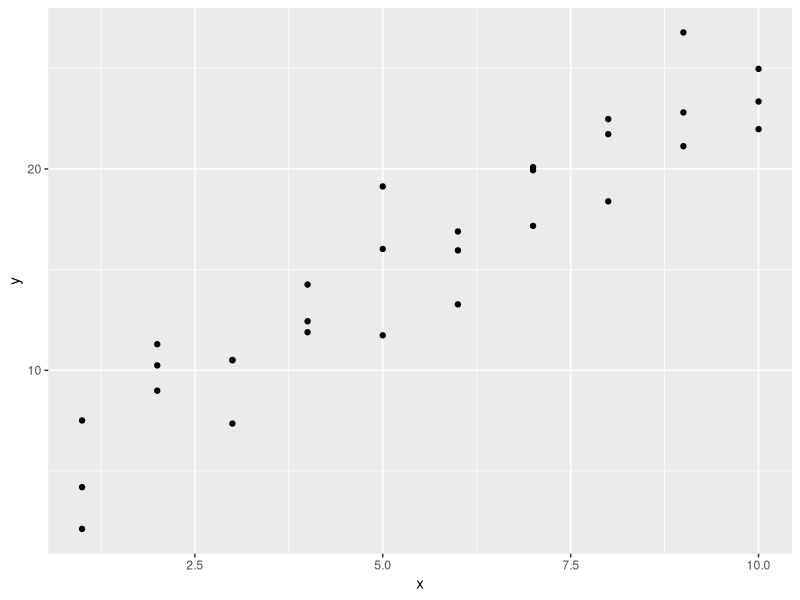
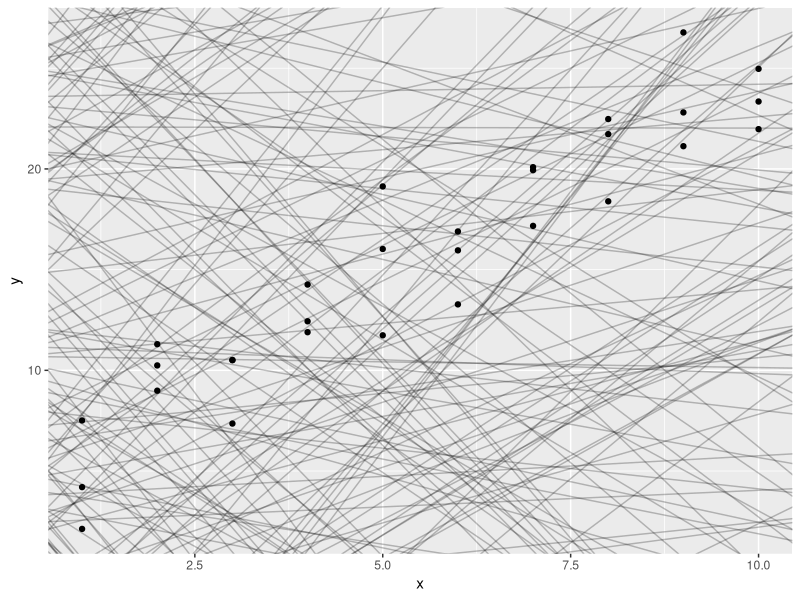
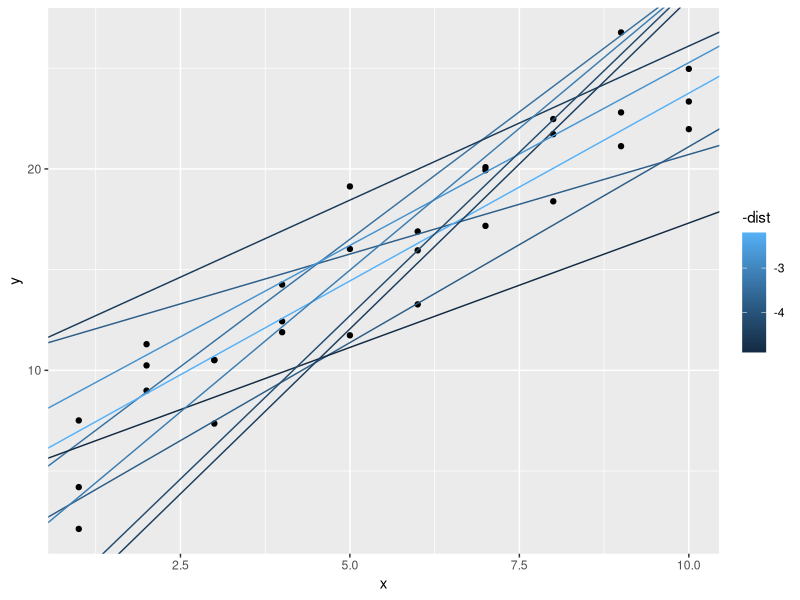
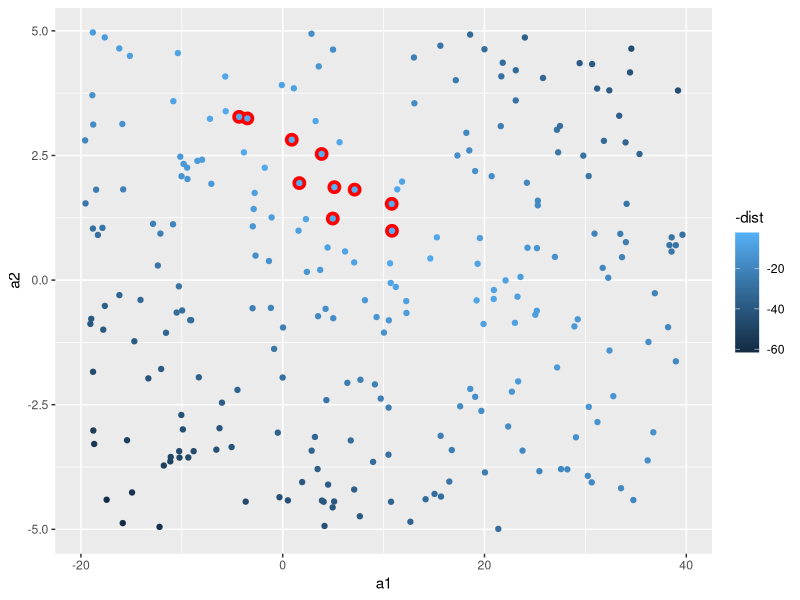
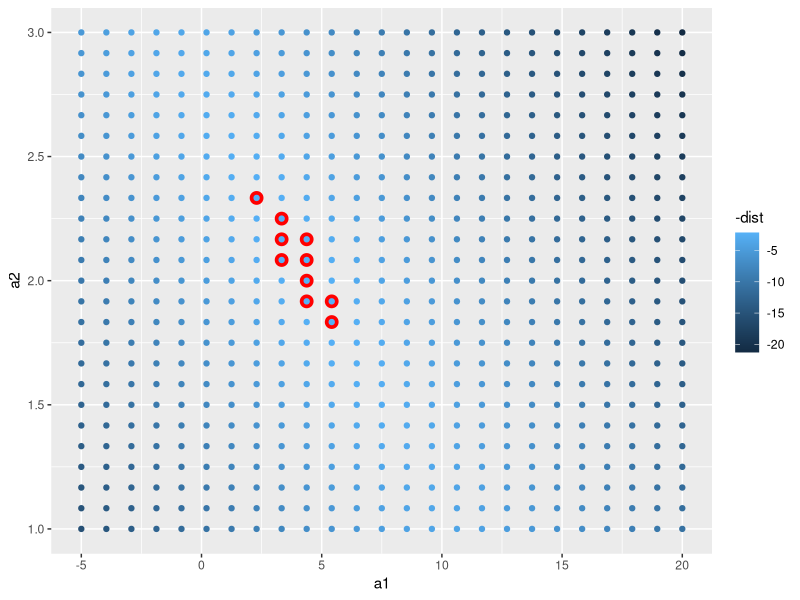
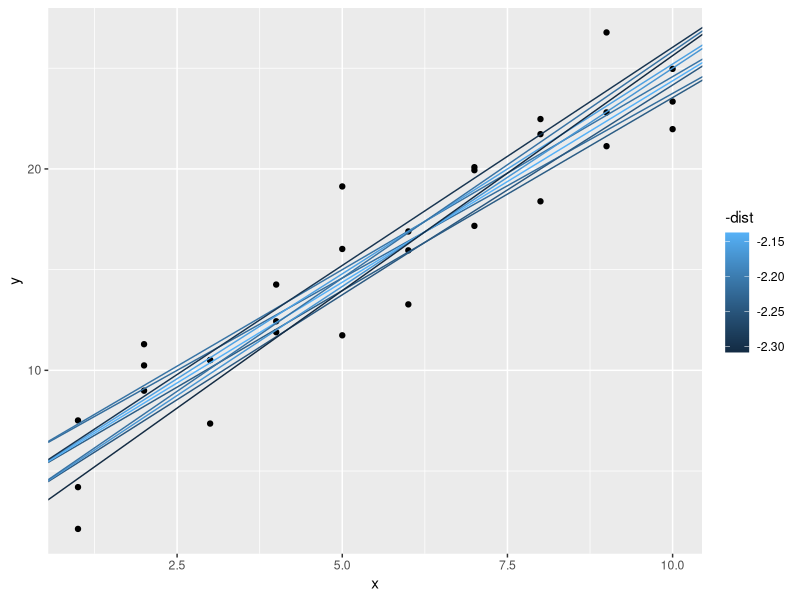
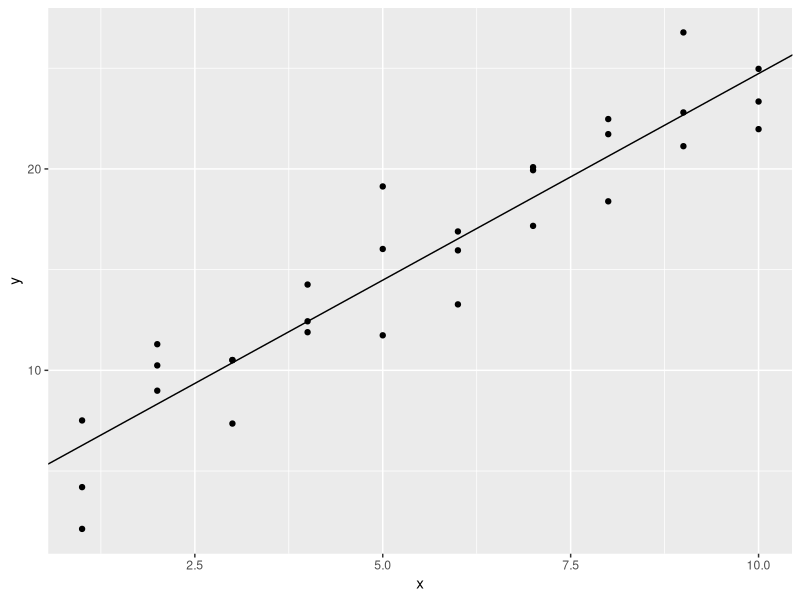
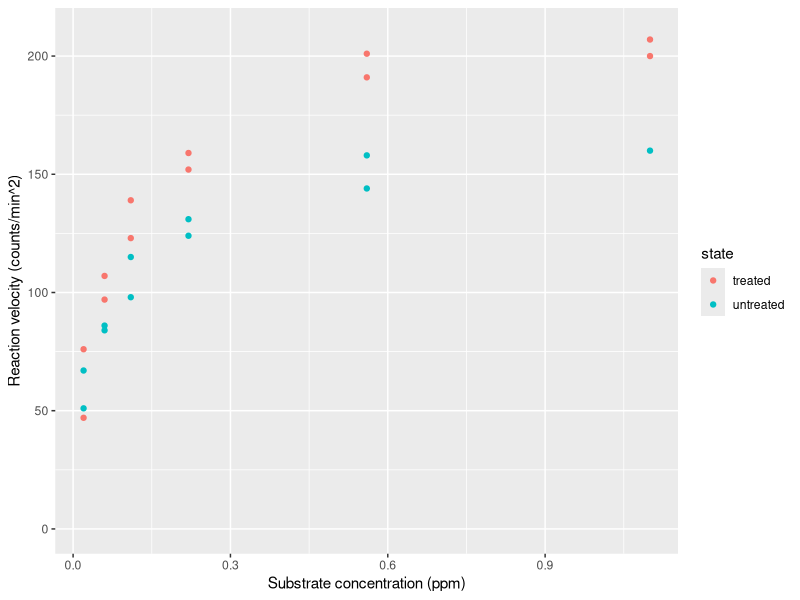

Write the R code that produced these figures, in order.
## ---- chunk 1
knitr::opts_chunk$set(echo = TRUE)
library(tidyverse)
library(modelr)
## ---- chunk 2
p<-ggplot(sim1,aes(x,y))+geom_point()
p
## ---- chunk 3
models<-tibble(
  a1=runif(250,-20,40),
  a2=runif(250,-5,5)
)
p+geom_abline(aes(intercept=a1,slope=a2),data=models,alpha=0.25)  # just some random lines
## ---- chunk 4
model1<-function(a,data){  # the calculated y
  a[1]+data$x*a[2]
}
#model1(c(7.5,1.5),sim1)
measure_distance<-function(mod,data){    # difference between claculated y and real y
  diff<-data$y-model1(mod,data)
  sqrt(mean(diff^2))   # square mean error
}

measure_distance(c(7.5,1.5),sim1)
## ---- chunk 5
sim1_dist<-function(a1,a2){
  measure_distance(c(a1,a2),sim1)
}
models<-models%>%
  mutate(dist=purrr::map2_dbl(a1,a2,sim1_dist))
models   # contains all kinds of combinations of a1 and a2, and you want the dist to be as low as possible
## ---- chunk 6
p+geom_abline(
  aes(intercept=a1,slope=a2,color=-dist),
  data=filter(models,rank(dist)<=10)   # figure out the 10 lines with the lowest dist
)
## ---- chunk 7
ggplot(models,aes(a1,a2))+
  geom_point(data=filter(models,rank(dist)<=10),size=4,color="red")+
  geom_point(aes(color=-dist))
# pick out the combination of the interceptions and slops with the lowest dist
## ---- chunk 8
grid<-expand.grid(  # grid search !!!
  a1=seq(-5,20,length=25),
  a2=seq(1,3,length=25)
)%>%
  mutate(dist=purrr::map2_dbl(a1,a2,sim1_dist))

grid%>%
  ggplot(aes(a1,a2))+
  geom_point(data=filter(grid,rank(dist)<=10),size=4,color="red")+
  geom_point(aes(color=-dist))

## ---- chunk 9
p+geom_abline(
  aes(intercept=a1,slope=a2,color=-dist),
  data=filter(grid,rank(dist)<=10)
)

## ---- chunk 10
best<-optim(c(0,0),measure_distance,data=sim1) # pick out the best one
best$par
p+geom_abline(intercept = best$par[1],slope = best$par[2])
## ---- chunk 11
sim1_mod<-lm(y~x,data=sim1)  # now use the linear regression function directly
coef(sim1_mod)
## ---- chunk 12
as_tibble(Puromycin)
summary(Puromycin)

## ---- chunk 13
p<-ggplot(Puromycin,aes(conc,rate,color=state))+
  geom_point()+
  coord_cartesian(ylim=c(0,210))+
  labs(
    x="Substrate concentration (ppm)",
    y="Reaction velocity (counts/min^2)"
  )
p
## ---- chunk 14
treated<-Puromycin%>%
  filter(state=="treated")%>% as_tibble()

untreated<-Puromycin%>%
  filter(state=="untreated")%>% as_tibble()

treated_model<-nls(   # also use the built functions to generate non linear regression
  rate~Vm*conc/(Km+conc),
  data=treated,
  start=c(Vm=200,Km=0.05)
)

untreated_model<-nls(
  rate~Vm*conc/(Km+conc),
  data=untreated,
  start=c(Vm=100,Km=0.05)
)
View(untreated_model)
## ---- chunk 15
summary(treated_model)
## ---- chunk 16
confint(treated_model)   # confident intervals for the paremeters
confint(untreated_model)
## ---- chunk 17
treated_curve<-tibble(   # draw the regression curves with a group of dots
  conc=seq(0,max(treated$conc),length.out=201),
)%>%
  modelr::add_predictions(treated_model)%>%
  rename(rate=pred)%>%
  mutate(state="treated")

untreated_curve<-tibble(
  conc=seq(0,max(untreated$conc),length.out=201),
)%>%
  modelr::add_predictions(untreated_model)%>%
  rename(rate=pred)%>%
  mutate(state="untreated")

curves<-rbind(treated_curve,untreated_curve)
## ---- chunk 18
p+geom_line(data=curves)
